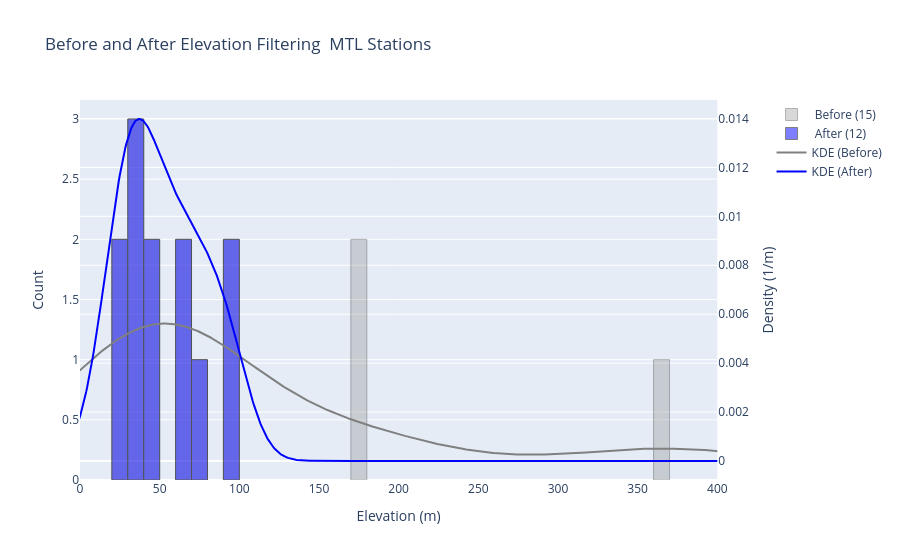
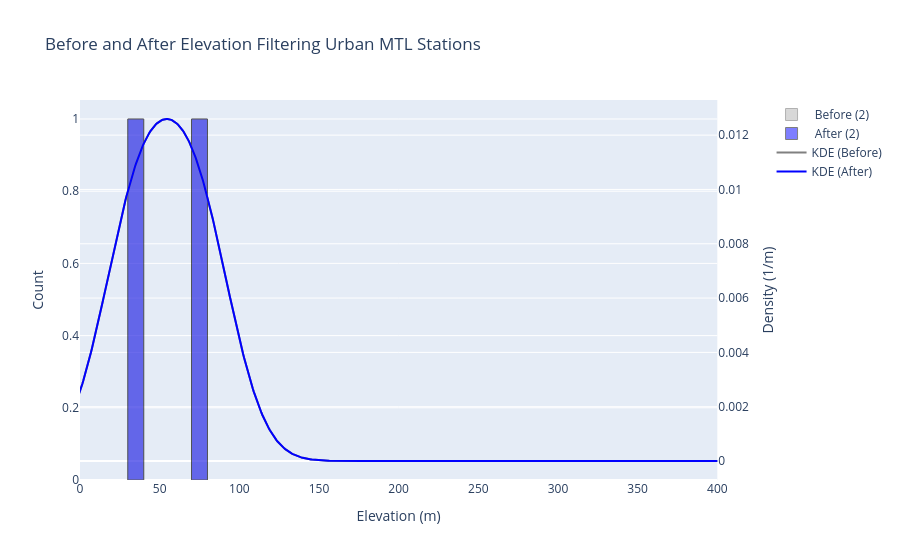
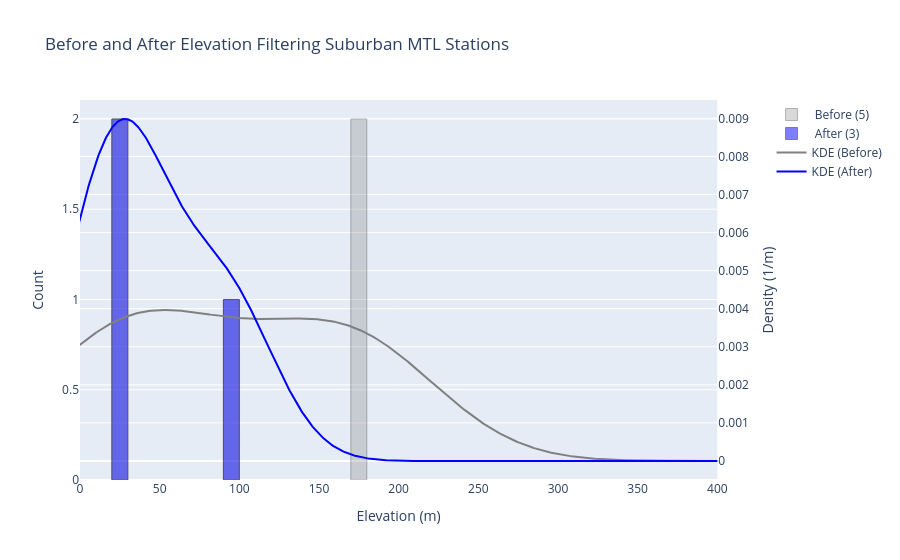
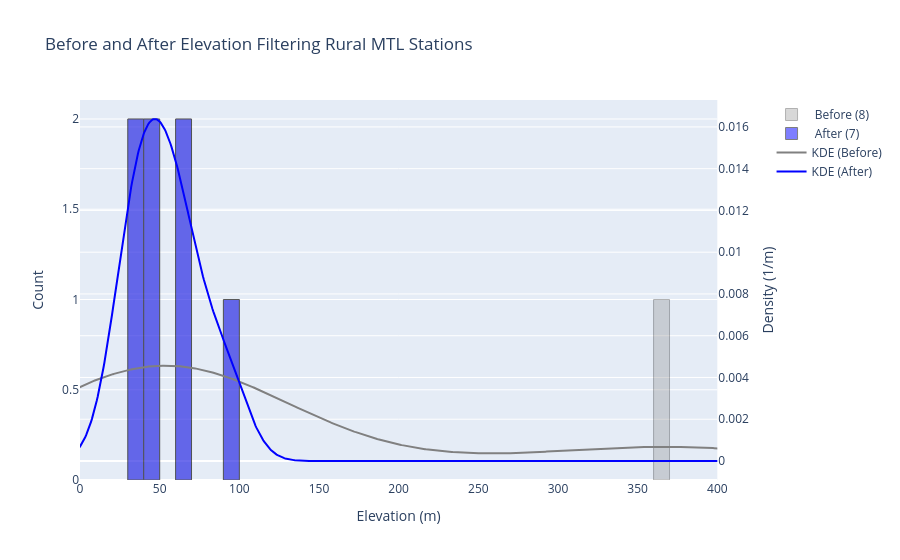

The code cell stored with these charts, in order, in its notebook:
### Code cell
for x_title, indvar, unit in zip(['Elevation','Latitude'],['elev', 'lat'],['m','°N']):
    for ds, station_type in zip(
        [
            [dry_stations_mtl,     obs],
            [urban_stations_mtl,   obs_urban],
            [suburban_stations_mtl,obs_suburban],
            [rural_stations_mtl,   obs_rural]
        ],
        ['','Urban','Suburban','Rural']
        ):

        before = ds[0].reset_coords('lat', drop=False)[indvar].to_dataframe()
        after  = ds[1].reset_coords('lat', drop=False)[indvar].to_dataframe()

        # Dataframe for overlay
        before_key = f' Before ({len(before)})'
        after_key = f' After ({len(after)})'
        df = pd.concat([
            before.assign(Station=before_key),
            after.assign(Station=after_key)
        ])
        
        # Plot the histogram
        fig = make_subplots(specs=[[{'secondary_y': True}]])
        # Consistent axes and bin sizes
        xmin = 0
        xmax = 400
        binsize=10
        if x_title == 'Latitude':
            xmin = 44
            xmax = 47
            binsize=0.1

        fig.add_trace(go.Histogram(x=before[indvar], xbins=dict(start=xmin,end=xmax,size=binsize),
                            name=before_key, marker_color='grey', opacity=0.3,marker_line_color='black', marker_line_width=1), secondary_y=False)
        fig.add_trace(go.Histogram(x=after[indvar], xbins=dict(start=xmin,end=xmax,size=binsize),
                            name=after_key, marker_color='blue', opacity=0.5,marker_line_color='black', marker_line_width=1), secondary_y=False)
        fig.update_layout(barmode='overlay')
        

        # Displaying KDEs
        pad = 0.1 * (xmax - xmin)
        xk = np.linspace(xmin - pad, xmax + pad,800)

        # KDE before/after elevation outliers are removed
        kde_before = gaussian_kde(before[indvar])
        kde_after = gaussian_kde(after[indvar])

        fig.add_trace(
            go.Scatter(x=xk, y=kde_before(xk),
                mode='lines', line=dict(color='grey', width=2),
                name='KDE (Before)'),
                secondary_y=True)

        fig.add_trace(
            go.Scatter(x=xk, y=kde_after(xk),
                mode='lines', line=dict(color='blue', width=2),
                name='KDE (After)'),
            secondary_y=True)
        
        fig.update_xaxes(range=[xmin,xmax],title=f'{x_title} ({unit})')
        fig.update_yaxes(title='Count',secondary_y=False)
        fig.update_yaxes(title=f'Density (1/{unit})',secondary_y=True)
        fig.update_layout(title=f'Before and After Elevation Filtering {station_type} MTL Stations')
        fig.update_yaxes(range=[0, None])
        
        
        fig.show()

### Figure 1 — Plotly figure (JSON) as saved in the notebook; plotly's stock layout.template omitted (floating-point values rounded to 4 significant figures; data arrays with more than 128 entries replaced by an {"elided": "..."} marker saying what was removed)
{"data": [{"marker": {"color": "grey", "line": {"color": "black", "width": 1}}, "name": " Before (15)", "opacity": 0.3, "type": "histogram", "x": [21.0, 91.0, 68.0, 31.0, 175.0, 61.0, 73.0, 36.0, 46.0, 27.0, 33.0, 49.0, 91.0, 366.0, 170.0], "xaxis": "x", "xbins": {"end": 400, "size": 10, "start": 0}, "yaxis": "y"}, {"marker": {"color": "blue", "line": {"color": "black", "width": 1}}, "name": " After (12)", "opacity": 0.5, "type": "histogram", "x": [21.0, 91.0, 68.0, 31.0, 61.0, 73.0, 36.0, 46.0, 27.0, 33.0, 49.0, 91.0], "xaxis": "x", "xbins": {"end": 400, "size": 10, "start": 0}, "yaxis": "y"}, {"line": {"color": "grey", "width": 2}, "mode": "lines", "name": "KDE (Before)", "type": "scatter", "x": {"elided": "800 float values"}, "xaxis": "x", "y": {"elided": "800 float values"}, "yaxis": "y2"}, {"line": {"color": "blue", "width": 2}, "mode": "lines", "name": "KDE (After)", "type": "scatter", "x": {"elided": "800 float values"}, "xaxis": "x", "y": {"elided": "800 float values"}, "yaxis": "y2"}], "layout": {"barmode": "overlay", "title": {"text": "Before and After Elevation Filtering  MTL Stations"}, "xaxis": {"anchor": "y", "domain": [0, 0.94], "range": [0, 400], "title": {"text": "Elevation (m)"}}, "yaxis": {"anchor": "x", "domain": [0, 1], "range": [0, null], "title": {"text": "Count"}}, "yaxis2": {"anchor": "x", "overlaying": "y", "range": [0, null], "side": "right", "title": {"text": "Density (1/m)"}}}}

### Figure 2 — Plotly figure (JSON) as saved in the notebook; plotly's stock layout.template omitted (floating-point values rounded to 4 significant figures; data arrays with more than 128 entries replaced by an {"elided": "..."} marker saying what was removed)
{"data": [{"marker": {"color": "grey", "line": {"color": "black", "width": 1}}, "name": " Before (2)", "opacity": 0.3, "type": "histogram", "x": [73.0, 36.0], "xaxis": "x", "xbins": {"end": 400, "size": 10, "start": 0}, "yaxis": "y"}, {"marker": {"color": "blue", "line": {"color": "black", "width": 1}}, "name": " After (2)", "opacity": 0.5, "type": "histogram", "x": [73.0, 36.0], "xaxis": "x", "xbins": {"end": 400, "size": 10, "start": 0}, "yaxis": "y"}, {"line": {"color": "grey", "width": 2}, "mode": "lines", "name": "KDE (Before)", "type": "scatter", "x": {"elided": "800 float values"}, "xaxis": "x", "y": {"elided": "800 float values"}, "yaxis": "y2"}, {"line": {"color": "blue", "width": 2}, "mode": "lines", "name": "KDE (After)", "type": "scatter", "x": {"elided": "800 float values"}, "xaxis": "x", "y": {"elided": "800 float values"}, "yaxis": "y2"}], "layout": {"barmode": "overlay", "title": {"text": "Before and After Elevation Filtering Urban MTL Stations"}, "xaxis": {"anchor": "y", "domain": [0, 0.94], "range": [0, 400], "title": {"text": "Elevation (m)"}}, "yaxis": {"anchor": "x", "domain": [0, 1], "range": [0, null], "title": {"text": "Count"}}, "yaxis2": {"anchor": "x", "overlaying": "y", "range": [0, null], "side": "right", "title": {"text": "Density (1/m)"}}}}

### Figure 3 — Plotly figure (JSON) as saved in the notebook; plotly's stock layout.template omitted (floating-point values rounded to 4 significant figures; data arrays with more than 128 entries replaced by an {"elided": "..."} marker saying what was removed)
{"data": [{"marker": {"color": "grey", "line": {"color": "black", "width": 1}}, "name": " Before (5)", "opacity": 0.3, "type": "histogram", "x": [21.0, 175.0, 27.0, 91.0, 170.0], "xaxis": "x", "xbins": {"end": 400, "size": 10, "start": 0}, "yaxis": "y"}, {"marker": {"color": "blue", "line": {"color": "black", "width": 1}}, "name": " After (3)", "opacity": 0.5, "type": "histogram", "x": [21.0, 27.0, 91.0], "xaxis": "x", "xbins": {"end": 400, "size": 10, "start": 0}, "yaxis": "y"}, {"line": {"color": "grey", "width": 2}, "mode": "lines", "name": "KDE (Before)", "type": "scatter", "x": {"elided": "800 float values"}, "xaxis": "x", "y": {"elided": "800 float values"}, "yaxis": "y2"}, {"line": {"color": "blue", "width": 2}, "mode": "lines", "name": "KDE (After)", "type": "scatter", "x": {"elided": "800 float values"}, "xaxis": "x", "y": {"elided": "800 float values"}, "yaxis": "y2"}], "layout": {"barmode": "overlay", "title": {"text": "Before and After Elevation Filtering Suburban MTL Stations"}, "xaxis": {"anchor": "y", "domain": [0, 0.94], "range": [0, 400], "title": {"text": "Elevation (m)"}}, "yaxis": {"anchor": "x", "domain": [0, 1], "range": [0, null], "title": {"text": "Count"}}, "yaxis2": {"anchor": "x", "overlaying": "y", "range": [0, null], "side": "right", "title": {"text": "Density (1/m)"}}}}

### Figure 4 — Plotly figure (JSON) as saved in the notebook; plotly's stock layout.template omitted (floating-point values rounded to 4 significant figures; data arrays with more than 128 entries replaced by an {"elided": "..."} marker saying what was removed)
{"data": [{"marker": {"color": "grey", "line": {"color": "black", "width": 1}}, "name": " Before (8)", "opacity": 0.3, "type": "histogram", "x": [91.0, 68.0, 31.0, 61.0, 46.0, 33.0, 49.0, 366.0], "xaxis": "x", "xbins": {"end": 400, "size": 10, "start": 0}, "yaxis": "y"}, {"marker": {"color": "blue", "line": {"color": "black", "width": 1}}, "name": " After (7)", "opacity": 0.5, "type": "histogram", "x": [91.0, 68.0, 31.0, 61.0, 46.0, 33.0, 49.0], "xaxis": "x", "xbins": {"end": 400, "size": 10, "start": 0}, "yaxis": "y"}, {"line": {"color": "grey", "width": 2}, "mode": "lines", "name": "KDE (Before)", "type": "scatter", "x": {"elided": "800 float values"}, "xaxis": "x", "y": {"elided": "800 float values"}, "yaxis": "y2"}, {"line": {"color": "blue", "width": 2}, "mode": "lines", "name": "KDE (After)", "type": "scatter", "x": {"elided": "800 float values"}, "xaxis": "x", "y": {"elided": "800 float values"}, "yaxis": "y2"}], "layout": {"barmode": "overlay", "title": {"text": "Before and After Elevation Filtering Rural MTL Stations"}, "xaxis": {"anchor": "y", "domain": [0, 0.94], "range": [0, 400], "title": {"text": "Elevation (m)"}}, "yaxis": {"anchor": "x", "domain": [0, 1], "range": [0, null], "title": {"text": "Count"}}, "yaxis2": {"anchor": "x", "overlaying": "y", "range": [0, null], "side": "right", "title": {"text": "Density (1/m)"}}}}
